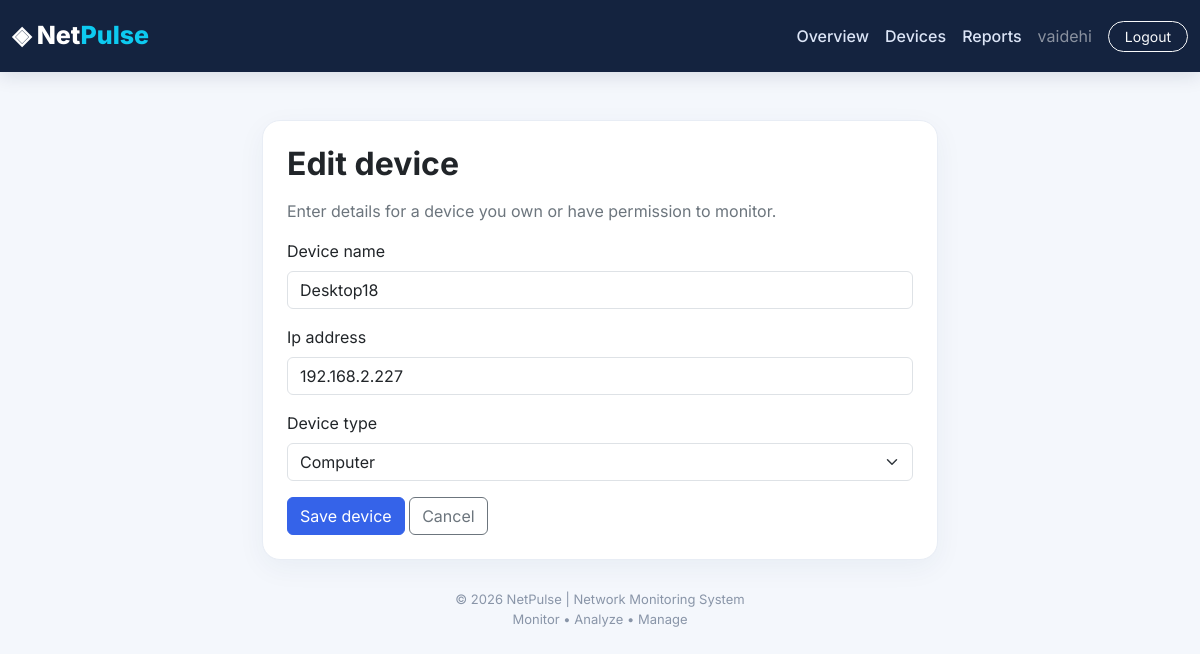
/devices/2/edit/ (signed in), run on the app's committed database.
### monitoring/models.py (models this page shows, shortened)
class NetworkDevice(models.Model):
    DEVICE_TYPES = [
        ("Computer", "Computer"),
        ("Server", "Server"),
        ("Router", "Router"),
        ("Printer", "Printer"),
        ("Other", "Other"),
    ]
    STATUS_CHOICES = [
        ("Unknown", "Unknown"),
        ("Online", "Online"),
        ("Offline", "Offline"),
    ]
    device_name = models.CharField(max_length=100)
    ip_address = models.GenericIPAddressField(unique=True)
    device_type = models.CharField(max_length=30, choices=DEVICE_TYPES, default="Other")
    status = models.CharField(max_length=10, choices=STATUS_CHOICES, default="Unknown")
    response_time = models.FloatField(default=0)
    last_checked = models.DateTimeField(null=True, blank=True)
    created_at = models.DateTimeField(auto_now_add=True)
    class Meta:
        ordering = ["device_name"]

### monitoring/views.py (the view)
# urls.py: path('devices/<int:pk>/edit/', views.device_update, name='device_update'),
@login_required
def device_update(request, pk):
    device = get_object_or_404(NetworkDevice, pk=pk)
    form = NetworkDeviceForm(request.POST or None, instance=device)
    if request.method == "POST" and form.is_valid():
        form.save()
        messages.success(request, "Device details updated.")
        return redirect("device_list")
    return render(request, "monitoring/device_form.html", {
        "form": form, "page_title": "Edit device"
    })

### monitoring/forms.py
class NetworkDeviceForm(forms.ModelForm):
    class Meta:
        model = NetworkDevice
        fields = ["device_name", "ip_address", "device_type"]
        widgets = {
            "device_name": forms.TextInput(attrs={"class": "form-control", "placeholder": "e.g. Lab Computer 1"}),
            "ip_address": forms.TextInput(attrs={"class": "form-control", "placeholder": "e.g. 192.168.1.10"}),
            "device_type": forms.Select(attrs={"class": "form-select"}),
        }

### monitoring/templates/monitoring/device_form.html (shortened to what this page needs)
{% extends "monitoring/base.html" %}
{% block content %}
<div class="row justify-content-center"><div class="col-lg-7">
<div class="card sidebar-card p-4">
<h2 class="fw-bold mb-3">{{ page_title }}</h2>
<p class="text-secondary">Enter details for a device you own or have permission to monitor.</p>
<form method="post">{% csrf_token %}
  {% for field in form %}
    <div class="mb-3"><label class="form-label" for="{{ field.id_for_label }}">{{ field.label }}</label>{{ field }}
    </div>
  {% endfor %}
  <button class="btn btn-primary" type="submit">Save device</button>
  <a class="btn btn-outline-secondary" href="{% url 'device_list' %}">Cancel</a>
</form>
</div></div></div>
{% endblock %}

### monitoring/templates/monitoring/base.html (shortened to what this page needs)
<!DOCTYPE html>
<html lang="en">
<head>
    <link href="https://cdn.jsdelivr.net/npm/bootstrap@5.3.3/dist/css/bootstrap.min.css" rel="stylesheet">
</head>
<body>
<nav class="navbar navbar-expand-lg">
    <div class="container page-wrap">
        <a class="navbar-brand" href="{% url 'dashboard' %}">
            ◈ Net<span class="text-info">Pulse</span>
        </a>
        {% if user.is_authenticated %}
        <div class="d-flex align-items-center flex-wrap gap-3">
            <a class="nav-link" href="{% url 'dashboard' %}">
                Overview
            </a>
            <a class="nav-link" href="{% url 'device_list' %}">
                Devices
            </a>
            <a class="nav-link" href="{% url 'reports' %}">
                Reports
            </a>
            <span class="text-white-50">
                {{ user.username }}
            </span>
            <form method="post" action="{% url 'logout' %}">
                <button class="btn btn-outline-light btn-sm rounded-pill px-3">
                    Logout
                </button>
            </form>
        </div>
        {% endif %}
    </div>
</nav>
<main class="container page-wrap py-4 py-lg-5">
    {% block content %}{% endblock %}
    <div class="footer">
        © 2026 NetPulse | Network Monitoring System
        <br>
        Monitor • Analyze • Manage
    </div>
</main>
</body>
</html>

### monitoring/templates/monitoring/base.html (style rules this page uses)
body { background: #f4f7fc; color: #17243b; font-family: 'Inter', sans-serif; }
.navbar { background: #14233f; min-height: 72px; box-shadow: 0 4px 18px rgba(13,31,59,.12); }
.navbar-brand { color: white !important; font-size: 25px; font-weight: 800; }
.nav-link { color: #dce5f7 !important; font-weight: 500; }
.page-wrap { max-width: 1250px; }
.sidebar-card, .stat-card { background: white; border: 1px solid #e8edf5; border-radius: 18px; box-shadow: 0 8px 28px rgba(29,52,89,.05); }
.btn-primary { background: #3563e9; border-color: #3563e9; }
.footer { color: #8995a8; font-size: 13px; text-align: center; padding: 30px 0; }

### data on the page
NetworkDevice: form "Desktop18" "192.168.2.227" "Computer"

### other printed values
{{ user.username }} "vaidehi"
{{ page_title }} "Edit device"
{{ field.label }} "Device name" "Ip address" "Device type"
